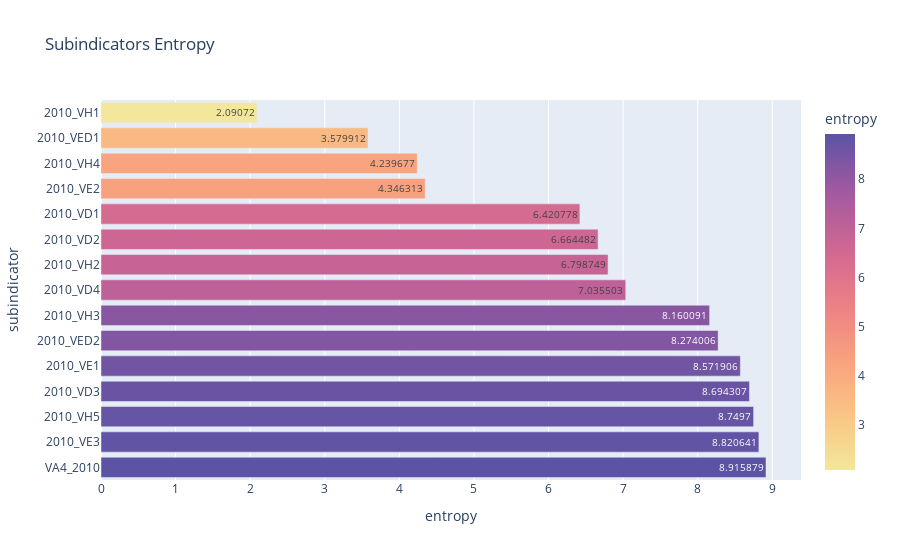

The notebook cell saved with this chart:
### Code cell
import plotly.express as px

df_entropies = results[1]
px.bar(
  df_entropies.sort_values(by=["entropy"], ascending=False),
  x="entropy",
  y="subindicator",
  color="entropy",
  color_continuous_scale="sunset",
  text_auto=True,
  title="Subindicators Entropy"
)

### Figure 1 — Plotly figure (JSON) as saved in the notebook; plotly's stock layout.template omitted (floating-point values rounded to 4 significant figures)
{"data": [{"hovertemplate": "entropy=%{marker.color}<br>subindicator=%{y}<extra></extra>", "legendgroup": "", "marker": {"color": [8.916, 8.821, 8.75, 8.694, 8.572, 8.274, 8.16, 7.036, 6.799, 6.664, 6.421, 4.346, 4.24, 3.58, 2.091], "coloraxis": "coloraxis", "pattern": {"shape": ""}}, "name": "", "orientation": "h", "showlegend": false, "textposition": "auto", "texttemplate": "%{x}", "x": [8.916, 8.821, 8.75, 8.694, 8.572, 8.274, 8.16, 7.036, 6.799, 6.664, 6.421, 4.346, 4.24, 3.58, 2.091], "xaxis": "x", "y": ["VA4_2010", "2010_VE3", "2010_VH5", "2010_VD3", "2010_VE1", "2010_VED2", "2010_VH3", "2010_VD4", "2010_VH2", "2010_VD2", "2010_VD1", "2010_VE2", "2010_VH4", "2010_VED1", "2010_VH1"], "yaxis": "y", "type": "bar"}], "layout": {"xaxis": {"anchor": "y", "domain": [0.0, 1.0], "title": {"text": "entropy"}}, "yaxis": {"anchor": "x", "domain": [0.0, 1.0], "title": {"text": "subindicator"}}, "coloraxis": {"colorbar": {"title": {"text": "entropy"}}, "colorscale": [[0.0, "rgb(243, 231, 155)"], [0.1667, "rgb(250, 196, 132)"], [0.3333, "rgb(248, 160, 126)"], [0.5, "rgb(235, 127, 134)"], [0.6667, "rgb(206, 102, 147)"], [0.8333, "rgb(160, 89, 160)"], [1.0, "rgb(92, 83, 165)"]]}, "legend": {"tracegroupgap": 0}, "title": {"text": "Subindicators Entropy"}, "barmode": "relative"}}
